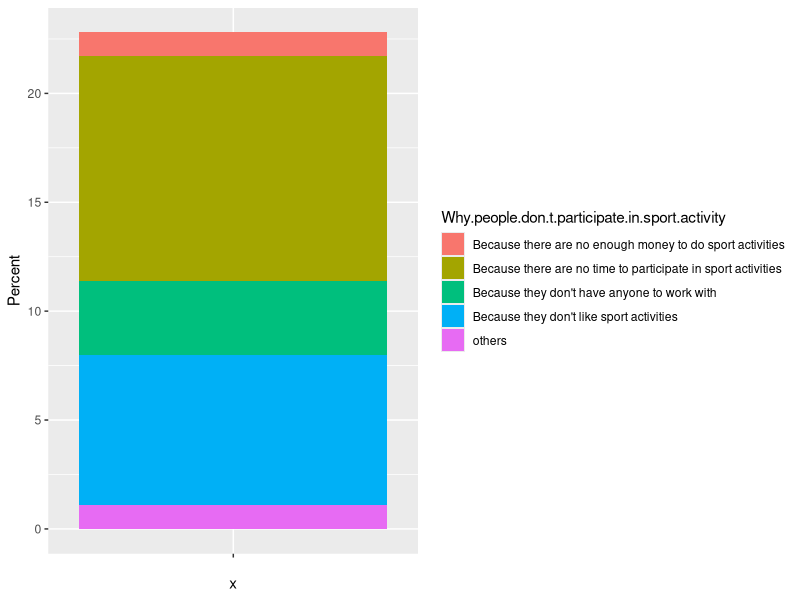
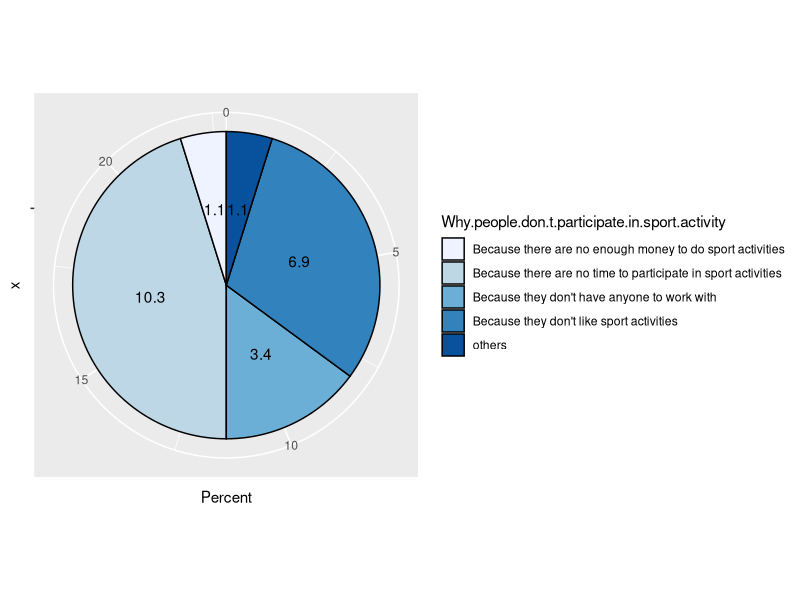

Generate these figures, in order, with R: (Note: this script raises an error after producing the figures.)
library(ggplot2)

figure2 <- read.csv("absent.csv", header = TRUE)

figure2 <- read.csv("absent.csv", header = TRUE)
figure2

# Barplot
bp<- ggplot(figure2, aes(x="", y= Percent, fill= Why.people.don.t.participate.in.sport.activity))+
  geom_bar(width = 1, stat = "identity")
bp

# install.packages("ggplot2")
library(ggplot2)

ggplot(figure2, aes(x = "", y = Percent, fill = Why.people.don.t.participate.in.sport.activity)) +
  geom_col(color = "black") +
  geom_text(aes(label = Percent),
            position = position_stack(vjust = 0.5)) +
  coord_polar(theta = "y") +
  scale_fill_brewer() 

png(filename="figure2.png",width=940,height=427,unit="px",bg="transparent")
barplot(figure2,
        beside = TRUE)
dev.off()




# Use custom color palettes
pie + scale_fill_manual(values=c("#999999", "#E69F00", "#56B4E9"))




